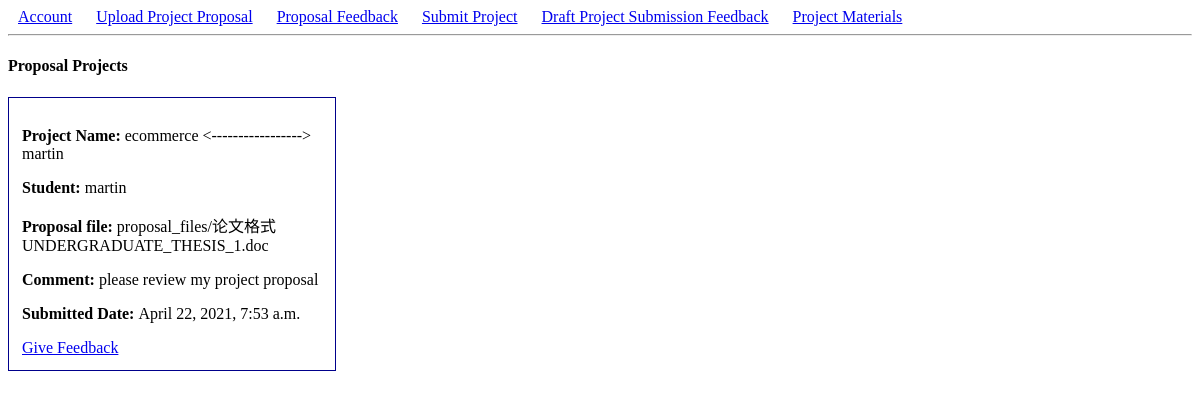
/proposal-projects, run on an earlier commit of the app's database.
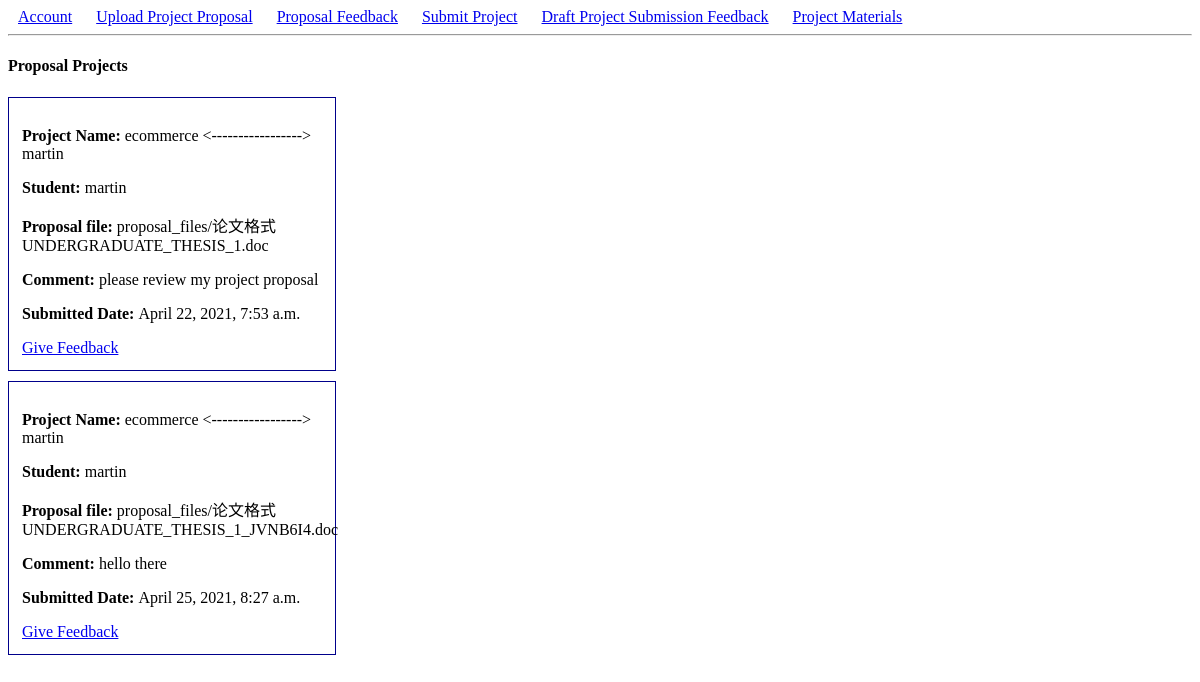
And on a later commit of the database.
### project_app/models.py (models this page shows, shortened)
class ProjectProposal(models.Model):
    student = models.ForeignKey(User, on_delete=models.CASCADE)
    project = models.ForeignKey(SelectedTopic, on_delete=models.CASCADE)
    proposal_file = models.FileField(upload_to='proposal_files', blank=False)
    comment = models.TextField(blank=True, max_length=1000)
    date = models.DateTimeField(auto_now_add=True)
    status = models.BooleanField(default=False)

class SelectedTopic(models.Model):
    PROJECT_STATUS = (
        ('PENDING','PENDING'),
        ('DENIED','DENIED'),
        ('APPROVED','APPROVED'),
    )
    project = models.ForeignKey(Topic, on_delete=models.CASCADE)
    student = models.ForeignKey(User, on_delete=models.CASCADE)
    student_view = models.TextField()
    status = models.CharField(max_length=300, choices=PROJECT_STATUS, default='PENDING')
    date = models.DateTimeField(auto_now_add=True)
    def __str__(self):
        return '{}  <-----------------> {}'.format(self.project.name, self.student.username)

class Topic(models.Model):
    PROJECT_STATUS = (
        ('PENDING','PENDING'),
        ('DENIED','DENIED'),
        ('APPROVED','APPROVED'),
    )
    name = models.CharField(max_length=300)
    description = models.TextField()
    teacher = models.ForeignKey(User, on_delete=models.CASCADE)
    status = models.CharField(max_length=300, choices=PROJECT_STATUS, default='PENDING')

### project_app/views.py (the view)
# urls.py: path('proposal-projects', proposal_projects, name='proposal_projects'),
def proposal_projects(request):
    proposal_projects = ProjectProposal.objects.all().filter(status=False)
    return render(request, 'project_app/proposal_projects.html', {'proposal_projects':proposal_projects})

### templates/project_app/proposal_projects.html (shortened to what this page needs)
{% extends "index.html" %}
{% load static %}
{% block container %}
<h4>Proposal Projects</h4>
{% for project in proposal_projects %}
    <div class="card">
        <p><span class="name">Project Name: </span>{{project.project}}</p>
        <p><span class="name">Student: </span> {{project.student}}</p>
        <p><span class="name">Proposal file: </span> {{project.proposal_file}}</p>
        <p><span class="name">Comment: </span> {{project.comment}}</p>
        <p><span class="name">Submitted Date: </span> {{project.date}}</p>
        <a href="{% url 'write_feedback' project.id %}">Give Feedback</a>
    </div>
{% endfor %}
{% endblock %}

### templates/index.html (shortened to what this page needs)
<html>
<head>
</head>
<body>
<div>
     <div>
        {% if user.is_superuser %}
            <a class="link" href="{% url 'dashboard' %}">Create Proposal Topic</a>
            <a class="link" href="{% url 'selected_project' %}">Selected Topic by Students</a>
            <a class="link" href="{% url 'denied_project' %}">Denied Proposal Topic</a>
            <a class="link" href="{% url 'proposal_projects' %}">Proposal Projects</a>
            <a class="link" href="{% url 'submitted_projects' %}">Submitted Projects</a>
            <a class="link" href="{% url 'add_project_materials' %}">Add Project Materials</a>
            <a class="link" href="{% url 'all_feedback_materials' %}">Project Materials Feedback</a>
        {% else %}
            <a class="link" href="{% url 'dashboard' %}">Account</a>
            <a class="link" href="{% url 'upload_proposal' %}">Upload Project Proposal</a>
            <a class="link" href="{% url 'proposal_feedback' %}">Proposal Feedback</a>
            <a class="link" href="{% url 'submit_project' %}">Submit Project</a>
            <a class="link" href="{% url 'draft_feedback' %}">Draft Project Submission Feedback</a>
            <a class="link" href="{% url 'project_materials' %}">Project Materials</a>
        {% endif %}
    </div>
    <hr>
    <div>
        {% block container %}
        {% endblock  %}
    </div>
</div>
</body>
</html>

### templates/index.html (style rules this page uses)
.link { margin:0px 10px; }

### templates/project_app/proposal_projects.html (style rules this page uses)
.name { font-weight:900; }
.card { width: 300px; padding: 13px; border: 1px solid darkblue; margin:10px 0px; }

What changed in the data, as far as the page shows it:
added ProjectProposal: project "ecommerce <-----------------> martin", student "martin", proposal_file "proposal_files/论文格式UNDERGRADUATE_THESIS_1_JVNB6I4.doc", comment "hello there", date "April 25, 2021, 8:27 a.m."
